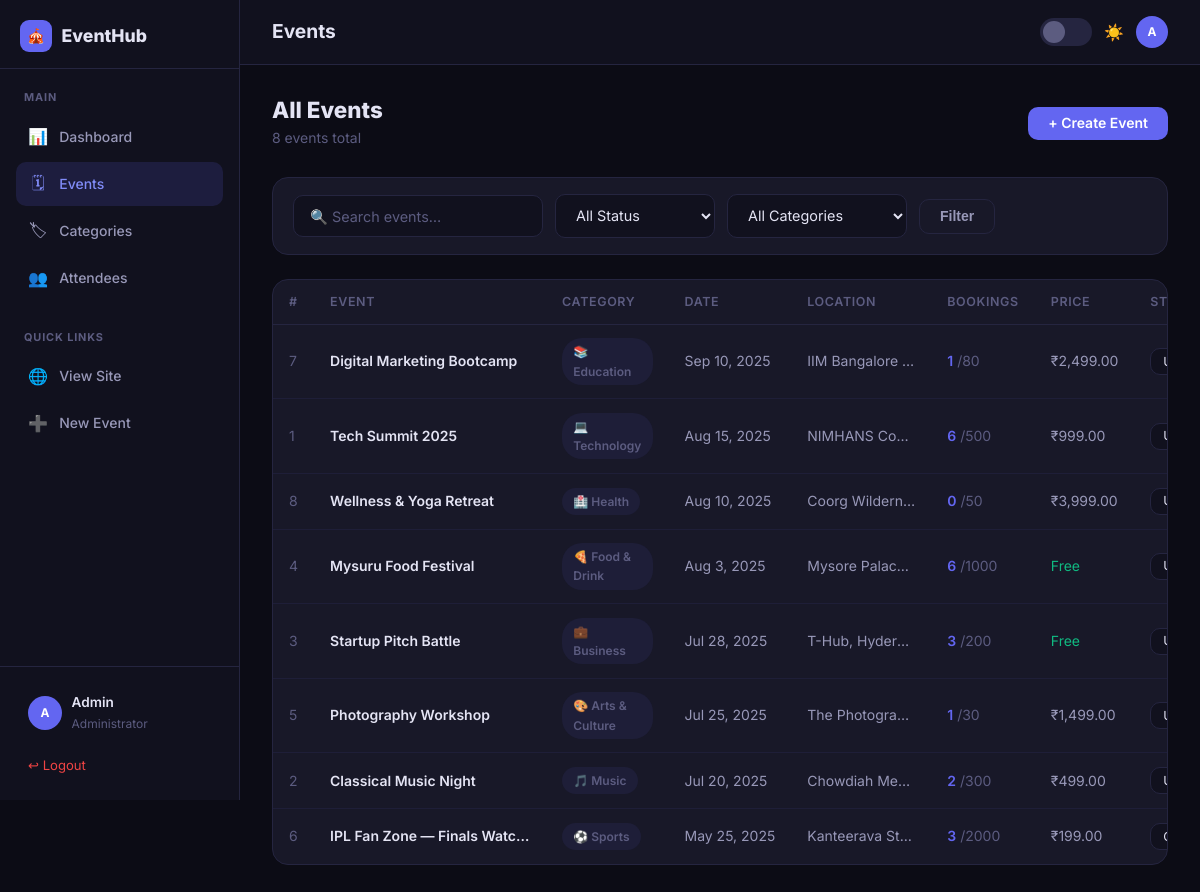
Page /admin/events.php (signed in) on the committed database.
### tables this page shows
CREATE TABLE IF NOT EXISTS `events` (
  `id`          INT           NOT NULL AUTO_INCREMENT,
  `title`       VARCHAR(200)  NOT NULL,
  `description` TEXT,
  `category_id` INT           DEFAULT NULL,
  `event_date`  DATE          NOT NULL,
  `event_time`  TIME          NOT NULL DEFAULT '09:00:00',
  `location`    VARCHAR(200)  NOT NULL,
  `capacity`    INT           NOT NULL DEFAULT 100,
  `price`       DECIMAL(10,2) NOT NULL DEFAULT 0.00,
  `status`      ENUM('upcoming','ongoing','completed','cancelled') NOT NULL DEFAULT 'upcoming',
  `created_at`  TIMESTAMP     NOT NULL DEFAULT CURRENT_TIMESTAMP,
  PRIMARY KEY (`id`),
  KEY `fk_event_category` (`category_id`),
  CONSTRAINT `fk_event_category`
    FOREIGN KEY (`category_id`) REFERENCES `categories` (`id`)
    ON DELETE SET NULL
);

CREATE TABLE IF NOT EXISTS `categories` (
  `id`         INT          NOT NULL AUTO_INCREMENT,
  `name`       VARCHAR(100) NOT NULL,
  `color`      VARCHAR(7)   NOT NULL DEFAULT '#6366f1',
  `icon`       VARCHAR(10)  NOT NULL DEFAULT '📅',
  `created_at` TIMESTAMP    NOT NULL DEFAULT CURRENT_TIMESTAMP,
  PRIMARY KEY (`id`)
);

### admin/events.php (the view, shortened to what this page needs)
<?php
require_once __DIR__ . '/../includes/db.php';
$search = trim($_GET['q'] ?? '');
$page   = max(1, (int)($_GET['page'] ?? 1));
$per    = 12;
$offset = ($page - 1) * $per;
$where  = ["1=1"];
$params = [];
$where = implode(' AND ', $where);
$total = $pdo->prepare("SELECT COUNT(*) FROM events e WHERE $where");
$total->execute($params);
$totalCount = (int)$total->fetchColumn();
$stmt = $pdo->prepare("
    SELECT e.*, c.name AS cat_name, c.color AS cat_color, c.icon AS cat_icon,
           (SELECT COALESCE(SUM(tickets),0) FROM bookings b WHERE b.event_id=e.id AND b.status='confirmed') AS booked
    FROM events e
    LEFT JOIN categories c ON c.id = e.category_id
    WHERE $where
    ORDER BY e.event_date DESC
    LIMIT $per OFFSET $offset
");
$stmt->execute($params);
$events = $stmt->fetchAll();
include __DIR__ . '/../includes/admin_header.php';
?>
<div class="page-header">
  <div>
    <h2 class="page-title">All Events</h2>
    <p class="page-subtitle"><?= $totalCount ?> event<?= $totalCount!==1?'s':'' ?> total</p>
  </div>
  <a href="<?= ADMIN_PATH ?>/event_form.php" class="btn btn-primary">+ Create Event</a>
</div>
<div class="card" style="margin-bottom:1.5rem;padding:1rem 1.25rem;">
  <form method="GET" style="display:flex;gap:.75rem;flex-wrap:wrap;align-items:center;">
    <input type="text" name="q" class="form-control" placeholder="🔍 Search events…"
           value="<?= htmlspecialchars($search) ?>" style="max-width:250px;">
    <select name="status" class="form-control" style="max-width:160px;">
      <option value="">All Status</option>
    </select>
    <select name="cat" class="form-control" style="max-width:180px;">
      <option value="0">All Categories</option>
    </select>
    <button type="submit" class="btn btn-ghost">Filter</button>
  </form>
</div>
<?php if (empty($events)): ?>
  <div class="empty-state card" style="padding:3rem;">
    <div class="empty-icon">🗓</div>
    <h3>No events found</h3>
    <p>Create your first event to get started.</p>
    <a href="<?= ADMIN_PATH ?>/event_form.php" class="btn btn-primary mt-2">+ Create Event</a>
  </div>
<?php else: ?>
  <div class="card">
    <div class="table-wrap">
      <table>
        <thead>
          <tr>
            <th>#</th>
            <th>Event</th>
            <th>Category</th>
            <th>Date</th>
            <th>Location</th>
            <th>Bookings</th>
            <th>Price</th>
            <th>Status</th>
          </tr>
        </thead>
        <tbody>
          <?php foreach ($events as $e):
          ?>
            <tr>
              <td style="color:var(--txt3);"><?= $e['id'] ?></td>
              <td>
                <div style="font-weight:600;color:var(--txt);max-width:200px;white-space:nowrap;overflow:hidden;text-overflow:ellipsis;">
                  <?= htmlspecialchars($e['title']) ?>
                </div>
              </td>
              <td>
                <?php if ($e['cat_name']): ?>
                  <span class="badge badge-gray"><?= $e['cat_icon'] ?> <?= htmlspecialchars($e['cat_name']) ?></span>
                <?php else: ?>
                  <span style="color:var(--txt3);">—</span>
                <?php endif; ?>
              </td>
              <td style="white-space:nowrap;"><?= date('M j, Y', strtotime($e['event_date'])) ?></td>
              <td style="max-width:140px;white-space:nowrap;overflow:hidden;text-overflow:ellipsis;"><?= htmlspecialchars($e['location']) ?></td>
              <td>
                <span style="color:var(--accent);font-weight:600;"><?= $e['booked'] ?></span>
                <span style="color:var(--txt3);">/<?= $e['capacity'] ?></span>
              </td>
              <td><?= (float)$e['price'] === 0.0 ? '<span style="color:var(--green);">Free</span>' : '₹'.number_format($e['price'],2) ?></td>
              <td>
                <form method="POST" style="display:inline;">
                  <select name="new_status" class="form-control" style="padding:.25rem .5rem;font-size:.78rem;width:auto;height:auto;"
                          onchange="this.form.submit()">
                    <option value="upcoming"  <?= $e['status']==='upcoming' ?'selected':'' ?>>Upcoming</option>
                    <option value="completed" <?= $e['status']==='completed'?'selected':'' ?>>Completed</option>
                  </select>
                </form>
              </td>
            </tr>
          <?php endforeach; ?>
        </tbody>
      </table>
    </div>
  </div>
<?php endif; ?>
<?php include __DIR__ . '/../includes/admin_footer.php'; ?>

### assets/style.css (style rules this page uses)
:root { --transition: 0.3s ease; }
[data-theme="dark"] { --bg: #0c0c15; --bg2: #11111e; --card: #181828; --card-h: #1e1e30; --border: #252540; --border2: #1e1e38; --txt: #e4e4f4; --txt2: #9898b8; --txt3: #5c5c80; --accent: #6366f1; --accent-h: #818cf8; --accent-d: #4f46e5; --green: #10b981; --yellow: #f59e0b; --red: #ef4444; --blue: #3b82f6; --shadow: 0 4px 24px rgba(0,0,0,.45); --shadow-lg: 0 8px 48px rgba(0,0,0,.65); --glow: 0 0 0 3px rgba(99,102,241,.25); }
*, *::before, *::after { box-sizing: border-box; margin: 0; padding: 0; }
html { scroll-behavior: smooth; }
body { font-family: 'Inter', sans-serif; background: var(--bg); color: var(--txt); line-height: 1.6; transition: background var(--transition), color var(--transition); min-height: 100vh; }
a { color: var(--accent); text-decoration: none; transition: color var(--transition); }
h1,h2,h3,h4,h5 { font-weight: 700; line-height: 1.2; color: var(--txt); }
h2 { font-size: 1.7rem; }
p { color: var(--txt2); }
.btn { display: inline-flex; align-items: center; justify-content: center; gap: .45rem; padding: .6rem 1.25rem; border-radius: 10px; font-size: .875rem; font-weight: 600; border: none; cursor: pointer; transition: all var(--transition); text-decoration: none; line-height: 1; }
.btn-primary { background: var(--accent); color: white; }
.btn-ghost { background: var(--card); color: var(--txt2); border: 1px solid var(--border); }
.card { background: var(--card); border: 1px solid var(--border); border-radius: 16px; transition: all var(--transition); }
.badge { display: inline-flex; align-items: center; gap: .3rem; padding: .25rem .7rem; border-radius: 20px; font-size: .75rem; font-weight: 600; }
.badge-gray { background: var(--border2); color: var(--txt3); }
.form-control { width: 100%; padding: .7rem 1rem; background: var(--bg2); border: 1.5px solid var(--border); border-radius: 10px; color: var(--txt); font-size: .9rem; font-family: inherit; transition: border-color var(--transition), box-shadow var(--transition); outline: none; }
.form-control::placeholder { color: var(--txt3); }
select.form-control option { background: var(--bg2); }
.table-wrap { overflow-x: auto; }
table { width: 100%; border-collapse: collapse; font-size: .875rem; }
th { padding: .75rem 1rem; text-align: left; font-size: .78rem; font-weight: 600; text-transform: uppercase; letter-spacing: .05em; color: var(--txt3); border-bottom: 1px solid var(--border); }
td { padding: .85rem 1rem; border-bottom: 1px solid var(--border2); color: var(--txt2); }
tr:last-child td { border-bottom: none; }
.page-header { display: flex; align-items: center; justify-content: space-between; margin-bottom: 1.75rem; flex-wrap: wrap; gap: 1rem; }
.page-title { font-size: 1.4rem; font-weight: 800; }
.page-subtitle { font-size: .875rem; color: var(--txt3); margin-top: .2rem; }

### rows in the picture
events: id "7", title "Digital Marketing Bootcamp", category.icon "📚", category.name "Education", event_date "Sep 10, 2025", location "IIM Bangalore…", booked "1", capacity "80", price "2,499.00", new_status "Upcoming"
events: id "1", title "Tech Summit 2025", category.icon "💻", category.name "Technology", event_date "Aug 15, 2025", location "NIMHANS Co…", booked "6", capacity "500", price "999.00", new_status "Upcoming"
events: id "8", title "Wellness & Yoga Retreat", category.icon "🏥", category.name "Health", event_date "Aug 10, 2025", location "Coorg Wildern…", booked "0", capacity "50", price "3,999.00", new_status "Upcoming"
events: id "4", title "Mysuru Food Festival", category.icon "🍕", category.name "Food & Drink", event_date "Aug 3, 2025", location "Mysore Palac…", booked "6", capacity "1000", price "Free", new_status "Upcoming"
events: id "3", title "Startup Pitch Battle", category.icon "💼", category.name "Business", event_date "Jul 28, 2025", location "T-Hub, Hyder…", booked "3", capacity "200", price "Free", new_status "Upcoming"
events: id "5", title "Photography Workshop", category.icon "🎨", category.name "Arts & Culture", event_date "Jul 25, 2025", location "The Photogra…", booked "1", capacity "30", price "1,499.00", new_status "Upcoming"
events: id "2", title "Classical Music Night", category.icon "🎵", category.name "Music", event_date "Jul 20, 2025", location "Chowdiah Me…", booked "2", capacity "300", price "499.00", new_status "Upcoming"
events: id "6", title "IPL Fan Zone — Finals Watc…", category.icon "⚽", category.name "Sports", event_date "May 25, 2025", location "Kanteerava St…", booked "3", capacity "2000", price "199.00", new_status "Completed"

### other values in the picture
SITE_NAME "EventHub"
$item['icon'] "📊"
$item['label'] "Dashboard"
$item['icon'] "🗓"
$item['label'] "Events"
$item['icon'] "🏷"
$item['label'] "Categories"
$item['icon'] "👥"
$item['label'] "Attendees"
substr($admin['name'],0,1) "A"
$admin['name'] "Admin"
$pageHeading "Events"
$totalCount "8"
